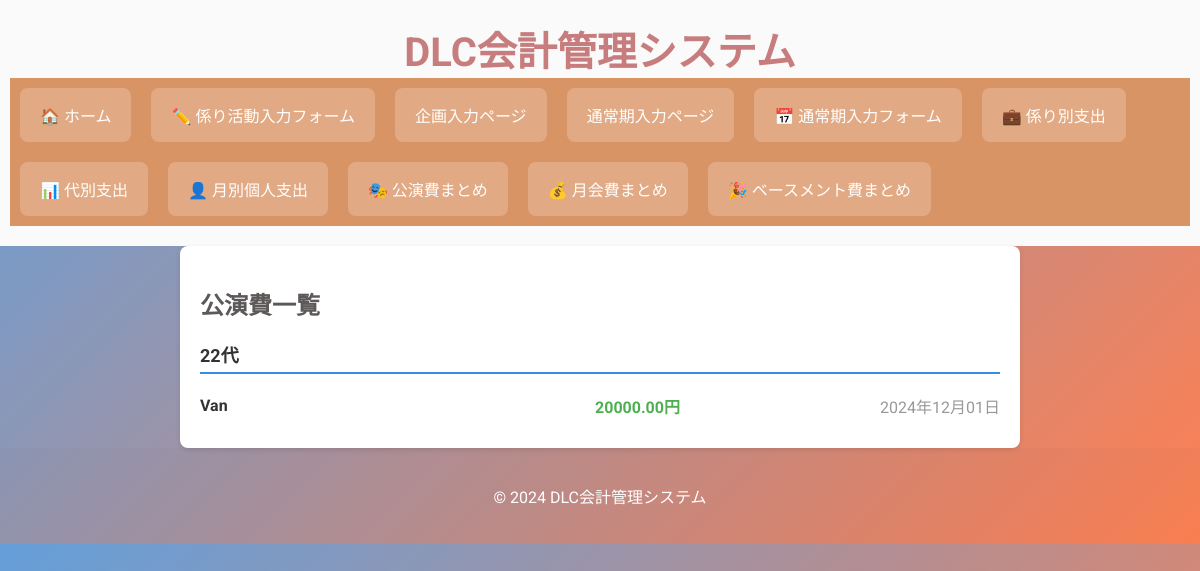
Before: /accounting/view_public_performance/ with the older database file.
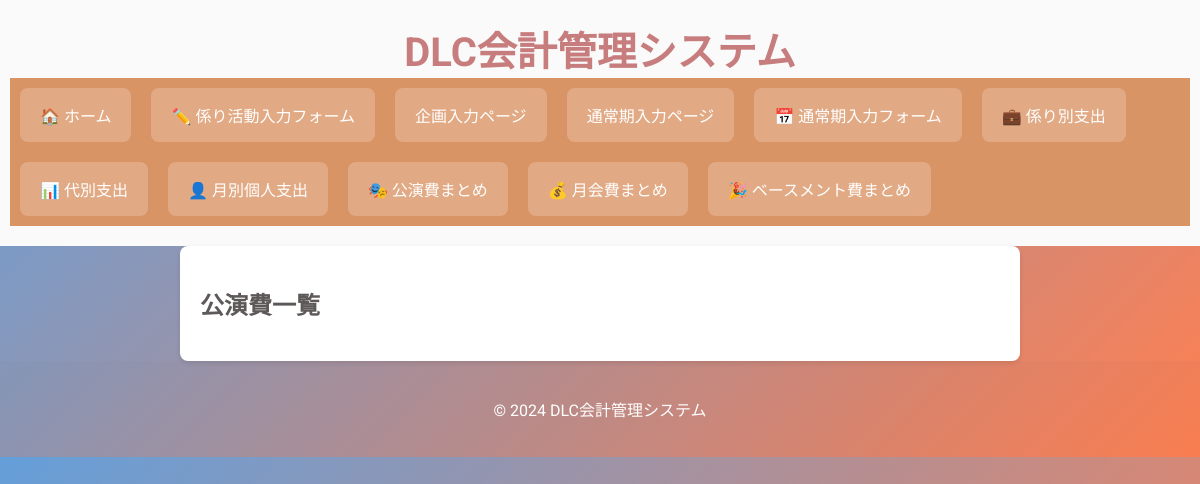
After: the same page with the newer database file.
### accounting/models.py (models this page shows, shortened)
class ExpenseCategory(models.Model):
    CATEGORY_CHOICES = (
        ('公演費', '公演費'),
        ('月会費', '月会費'),
        ('ベースメント費', 'ベースメント費'),
    )
    age = models.IntegerField()
    name = models.CharField(max_length=100)
    amount = models.DecimalField(max_digits=10, decimal_places=2)
    category_name = models.CharField(max_length=10, choices=CATEGORY_CHOICES)
    date = models.DateField()

### accounting/views.py (the view)
# urls.py: path('view_public_performance/', views.view_public_performance, name='view_public_performance'), #公演費
def view_public_performance(request):
    performance_expenses = ExpenseCategory.objects.filter(category_name='公演費').order_by('age', 'name')
    grouped_performance_expenses = groupby(performance_expenses, key=lambda x: x.age)
    grouped_performance_expenses = [(age, list(expenses)) for age, expenses in grouped_performance_expenses]
    return render(request, 'accounting/view_public_performance.html', {'grouped_performance_expenses': grouped_performance_expenses})

### accounting/templates/accounting/view_public_performance.html
{% extends "accounting/base.html" %}
{% block content %}
<div class="page-container">
    <h2 class="page-title2">公演費一覧</h2>
    {% for age, expenses in grouped_performance_expenses %}
    <div class="expense-group">
        <h3 class="age-title">{{ age }}代</h3>
        <ul class="expense-list">
            {% for expense in expenses %}
            <li class="expense-item">
                <span class="expense-name">{{ expense.name }}</span>
                <span class="expense-amount">{{ expense.amount }}円</span>
                <span class="expense-date">{{ expense.date|date:"Y年m月d日" }}</span>
            </li>
            {% endfor %}
        </ul>
    </div>
    {% endfor %}
</div>
{% endblock %}

Changed rows visible on the page:
removed ExpenseCategory: age "22", name "Van", amount "20000.00", date "2024年12月01日"
